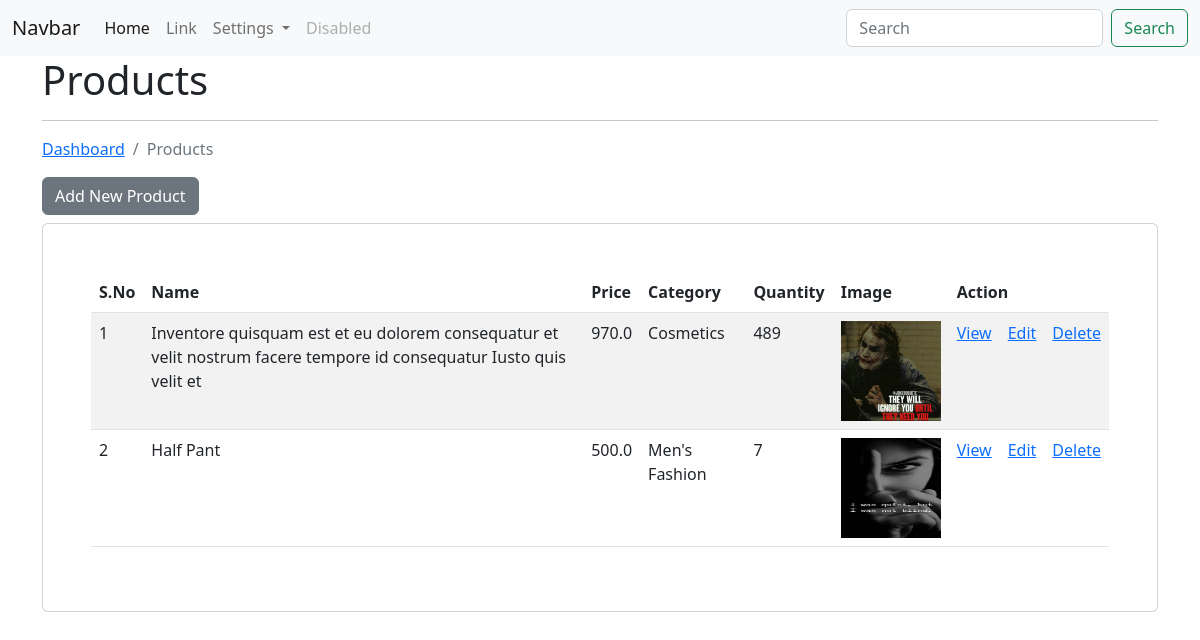
Before: /ecom/products/ (signed in) with the older database file.
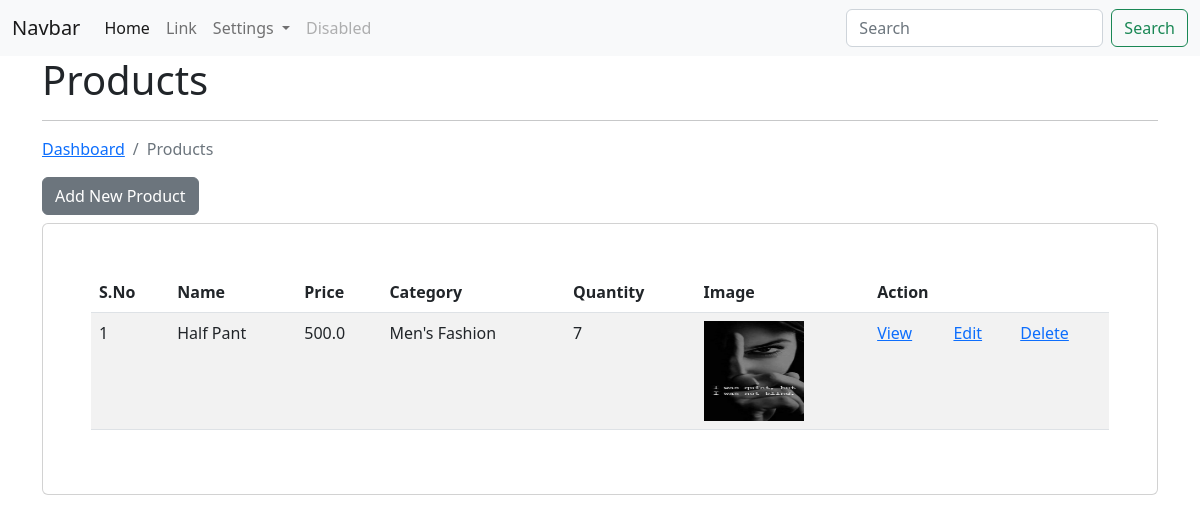
After: the same page with the newer database file.
### app_ecom/models.py (models this page shows, shortened)
class Product(models.Model):
    title = models.CharField(max_length=200)
    desc = models.CharField(max_length=200)
    category = models.ForeignKey(Category, on_delete=models.CASCADE)
    price = models.FloatField()
    image = models.FileField(null=True, blank=True, upload_to="products/")
    quantity = models.IntegerField()
    discount = models.FloatField()
    cod = models.CharField(max_length=100)
    user = models.ForeignKey(User, on_delete=models.CASCADE)
    class Meta:
        db_table = 'app_products'

class Category(models.Model):
    category_name = models.CharField(max_length=200)
    def __str__(self):
        return self.category_name
    class Meta:
        db_table = 'app_categories'

### app_ecom/views.py (the view)
# urls.py: path('products/', views.product_index, name='list-product'),
@login_required(login_url='/authentication/login/')
def product_index(request):
    products = Product.objects.filter(user=request.user)
    context = {"data": products}
    return render(request, 'products/product_index.html', context)

### templates/products/product_index.html (shortened to what this page needs)
{% extends "layouts/master.html" %}
{% block content %}
    <div class="container">
        <h1>Products</h1>
        <hr>
        <nav aria-label="breadcrumb">
            <ol class="breadcrumb">
              <li class="breadcrumb-item"><a href="{% url 'dashboard' %}">Dashboard</a></li>
              <li class="breadcrumb-item active">Products</li>
            </ol>
        </nav>
        <a href="{% url 'add-product' %}" class="btn btn-secondary mb-2">Add New Product</a>
        <div class="card p-5">
            <table class="table table-striped table-hover">
                <thead>
                    <tr>
                        <th>S.No</th>
                        <th>Name</th>
                        <th>Price</th>
                        <th>Category</th>
                        <th>Quantity</th>
                        <th>Image</th>
                        <th colspan="3">Action</th>
                    </tr>
                </thead>
                <tbody>
                    {% for val in data %}
                    <tr>
                        <td>{{ forloop.counter }}</td>
                        <td>{{ val.title }}</td>
                        <td>{{ val.price }}</td>
                        <td>{{ val.category }}</td>
                        <td>{{ val.quantity }}</td>
                        <td><img src="{{ val.image.url }}" alt="" width="100" height="100"></td>
                        <td><a href="{% url 'view-product' val.id %}">View</a></td>
                        <td><a href="{% url 'edit-product' val.id %}">Edit</a></td>
                        <td><a href="{% url 'delete-product' val.id %}">Delete</a></td>
                    </tr>
                    {% endfor %}
                </tbody>
            </table>
        </div>
    </div>
{% endblock content %}

Changed rows visible on the page:
no longer on this page (row edited): Product: title "Inventore quisquam est et eu dolorem consequatur et velit nostrum facere tempore id consequatur Iusto quis velit et", price "970.0", category "Cosmetics", quantity "489", image (picture)
